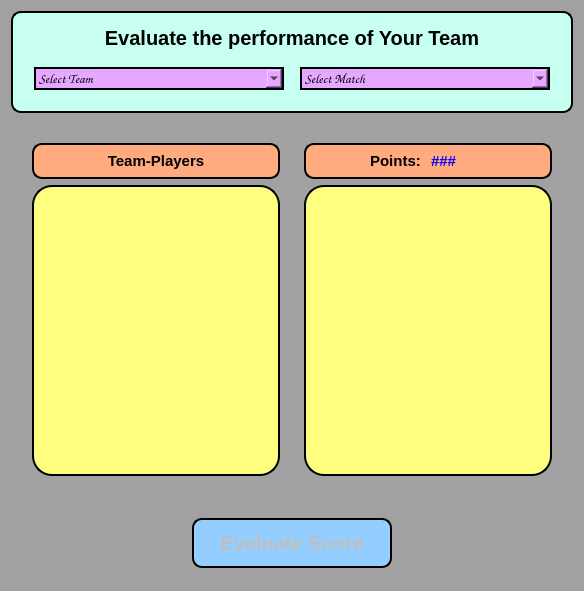
<?xml version="1.0" encoding="UTF-8"?>
<ui version="4.0">
 <class>Form</class>
 <widget class="QWidget" name="Form">
  <property name="geometry">
   <rect>
    <x>0</x>
    <y>0</y>
    <width>584</width>
    <height>591</height>
   </rect>
  </property>
  <property name="font">
   <font>
    <family>Comic Sans MS</family>
    <pointsize>10</pointsize>
    <weight>75</weight>
    <bold>true</bold>
   </font>
  </property>
  <property name="windowTitle">
   <string>Form</string>
  </property>
  <property name="styleSheet">
   <string notr="true">background-color:rgb(161, 161, 161);</string>
  </property>
  <layout class="QVBoxLayout" name="verticalLayout">
   <item>
    <widget class="QGroupBox" name="groupBox_7">
     <property name="styleSheet">
      <string notr="true">background-color:rgb(199, 255, 240);
border-color:rgb(199, 255, 240);
border-radius:10px;
border:2px solid black;</string>
     </property>
     <property name="title">
      <string/>
     </property>
     <layout class="QVBoxLayout" name="verticalLayout_2">
      <item>
       <widget class="QLabel" name="label">
        <property name="styleSheet">
         <string notr="true">font-weight: bold;
font-size:20px;
border:0px;
text-align:center;</string>
        </property>
        <property name="text">
         <string>Evaluate the performance of Your Team</string>
        </property>
        <property name="alignment">
         <set>Qt::AlignCenter</set>
        </property>
       </widget>
      </item>
      <item>
       <widget class="QGroupBox" name="DropDownGroup">
        <property name="styleSheet">
         <string notr="true">border:0px;</string>
        </property>
        <property name="title">
         <string/>
        </property>
        <layout class="QHBoxLayout" name="horizontalLayout">
         <item>
          <widget class="QComboBox" name="comboBox">
           <property name="minimumSize">
            <size>
             <width>250</width>
             <height>0</height>
            </size>
           </property>
           <property name="maximumSize">
            <size>
             <width>250</width>
             <height>50</height>
            </size>
           </property>
           <property name="font">
            <font>
             <family>Comic Sans MS</family>
             <pointsize>10</pointsize>
             <weight>75</weight>
             <bold>true</bold>
            </font>
           </property>
           <property name="styleSheet">
            <string notr="true">background-color:rgb(229, 167, 255);
border-radius:0px;
border:2px solid black;</string>
           </property>
           <item>
            <property name="text">
             <string>Select Team</string>
            </property>
           </item>
           <item>
            <property name="text">
             <string/>
            </property>
           </item>
          </widget>
         </item>
         <item>
          <spacer name="horizontalSpacer">
           <property name="orientation">
            <enum>Qt::Horizontal</enum>
           </property>
           <property name="sizeHint" stdset="0">
            <size>
             <width>40</width>
             <height>20</height>
            </size>
           </property>
          </spacer>
         </item>
         <item>
          <widget class="QComboBox" name="comboBox_2">
           <property name="minimumSize">
            <size>
             <width>250</width>
             <height>0</height>
            </size>
           </property>
           <property name="maximumSize">
            <size>
             <width>250</width>
             <height>16777215</height>
            </size>
           </property>
           <property name="font">
            <font>
             <family>Comic Sans MS</family>
             <pointsize>10</pointsize>
             <weight>75</weight>
             <bold>true</bold>
            </font>
           </property>
           <property name="styleSheet">
            <string notr="true">background-color:rgb(229, 167, 255);
border:2px solid black;
border-radius:0px;</string>
           </property>
           <item>
            <property name="text">
             <string>Select Match</string>
            </property>
           </item>
          </widget>
         </item>
        </layout>
       </widget>
      </item>
     </layout>
    </widget>
   </item>
   <item>
    <widget class="QGroupBox" name="groupBox_2">
     <property name="styleSheet">
      <string notr="true">border:0px;</string>
     </property>
     <property name="title">
      <string/>
     </property>
     <layout class="QHBoxLayout" name="horizontalLayout_2">
      <item>
       <widget class="QGroupBox" name="groupBox_3">
        <property name="title">
         <string/>
        </property>
        <layout class="QVBoxLayout" name="verticalLayout_3">
         <item>
          <widget class="QGroupBox" name="groupBox_6">
           <property name="styleSheet">
            <string notr="true">background-color:rgb(255, 170, 127);
border-radius:10px;
border:2px solid black;</string>
           </property>
           <property name="title">
            <string/>
           </property>
           <layout class="QHBoxLayout" name="horizontalLayout_4">
            <item>
             <widget class="QLabel" name="label_2">
              <property name="styleSheet">
               <string notr="true">font-weight: bold;
font-size:15px;border:0px;</string>
              </property>
              <property name="text">
               <string>Team-Players</string>
              </property>
              <property name="alignment">
               <set>Qt::AlignCenter</set>
              </property>
             </widget>
            </item>
           </layout>
          </widget>
         </item>
         <item>
          <widget class="QListView" name="listView_2">
           <property name="font">
            <font>
             <family>Comic Sans MS</family>
             <pointsize>10</pointsize>
             <weight>75</weight>
             <bold>true</bold>
            </font>
           </property>
           <property name="styleSheet">
            <string notr="true">background-color:rgb(255, 255, 127);
border-radius:20px;
border:2px solid black;</string>
           </property>
          </widget>
         </item>
        </layout>
       </widget>
      </item>
      <item>
       <widget class="QGroupBox" name="groupBox_4">
        <property name="title">
         <string/>
        </property>
        <layout class="QVBoxLayout" name="verticalLayout_4">
         <item>
          <widget class="QGroupBox" name="groupBox_5">
           <property name="styleSheet">
            <string notr="true">background-color:rgb(255, 170, 127);
border-radius:10px;
border:2px solid black;</string>
           </property>
           <property name="title">
            <string/>
           </property>
           <layout class="QHBoxLayout" name="horizontalLayout_3">
            <item>
             <widget class="QLabel" name="label_3">
              <property name="styleSheet">
               <string notr="true">font-weight: bold;
font-size:15px;border:0px;</string>
              </property>
              <property name="text">
               <string>Points: </string>
              </property>
              <property name="alignment">
               <set>Qt::AlignRight|Qt::AlignTrailing|Qt::AlignVCenter</set>
              </property>
             </widget>
            </item>
            <item>
             <widget class="QLabel" name="pointsScored">
              <property name="styleSheet">
               <string notr="true">border:0px;color:blue;font-weight: bold;
font-size:15px;</string>
              </property>
              <property name="text">
               <string>###</string>
              </property>
             </widget>
            </item>
           </layout>
          </widget>
         </item>
         <item>
          <widget class="QListView" name="listView">
           <property name="font">
            <font>
             <family>Comic Sans MS</family>
             <pointsize>10</pointsize>
             <weight>75</weight>
             <bold>true</bold>
            </font>
           </property>
           <property name="styleSheet">
            <string notr="true">background-color:rgb(255, 255, 127);
border-radius:20px;
border:2px solid black;</string>
           </property>
          </widget>
         </item>
        </layout>
       </widget>
      </item>
     </layout>
    </widget>
   </item>
   <item>
    <widget class="QGroupBox" name="groupBox">
     <property name="styleSheet">
      <string notr="true">border:0px;</string>
     </property>
     <property name="title">
      <string/>
     </property>
     <layout class="QHBoxLayout" name="horizontalLayout_5">
      <item>
       <widget class="QPushButton" name="pushButton">
        <property name="enabled">
         <bool>false</bool>
        </property>
        <property name="minimumSize">
         <size>
          <width>104</width>
          <height>50</height>
         </size>
        </property>
        <property name="maximumSize">
         <size>
          <width>200</width>
          <height>50</height>
         </size>
        </property>
        <property name="layoutDirection">
         <enum>Qt::LeftToRight</enum>
        </property>
        <property name="styleSheet">
         <string notr="true">background-color:rgb(148, 205, 255);
border-radius:10px;
border:2px solid black;
font-weight: bold;
font-size:20px;
min-width:100px;</string>
        </property>
        <property name="text">
         <string>Evaluate Score</string>
        </property>
       </widget>
      </item>
     </layout>
    </widget>
   </item>
  </layout>
 </widget>
 <resources/>
 <connections/>
</ui>
